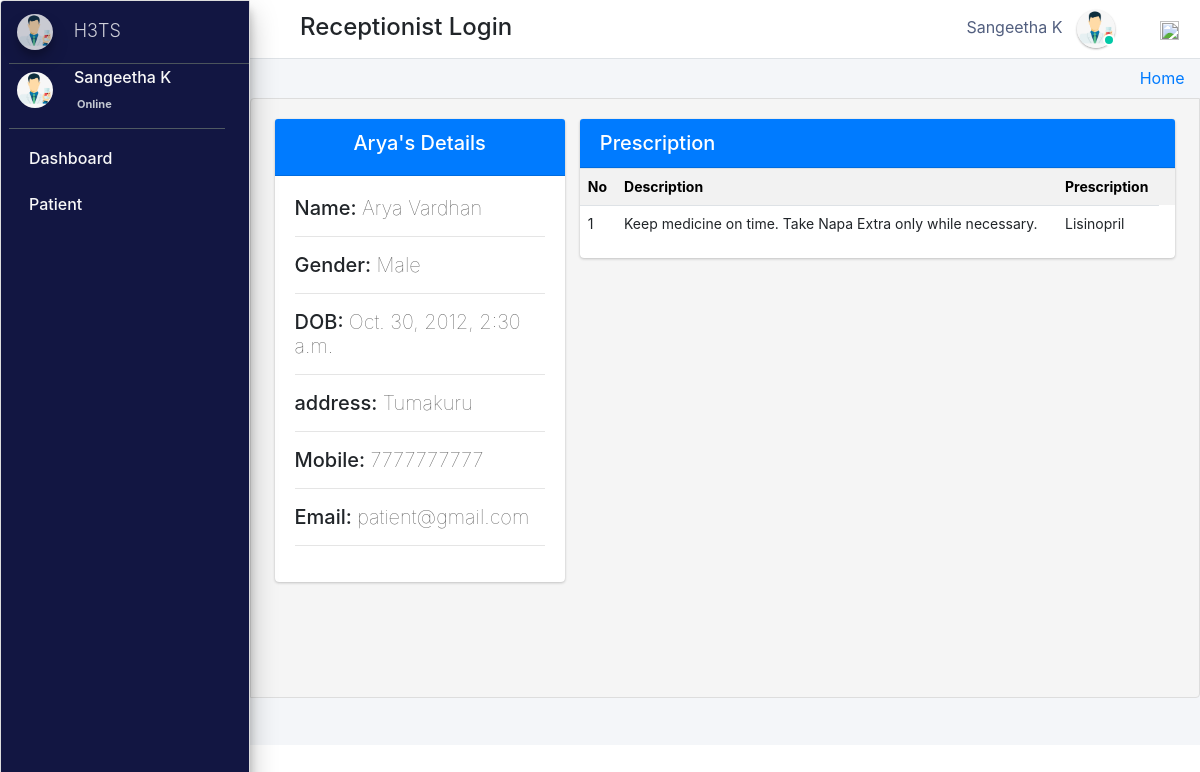
/receptionist/patient_personalRecords/8/ (signed in), run on an earlier commit of the app's database.
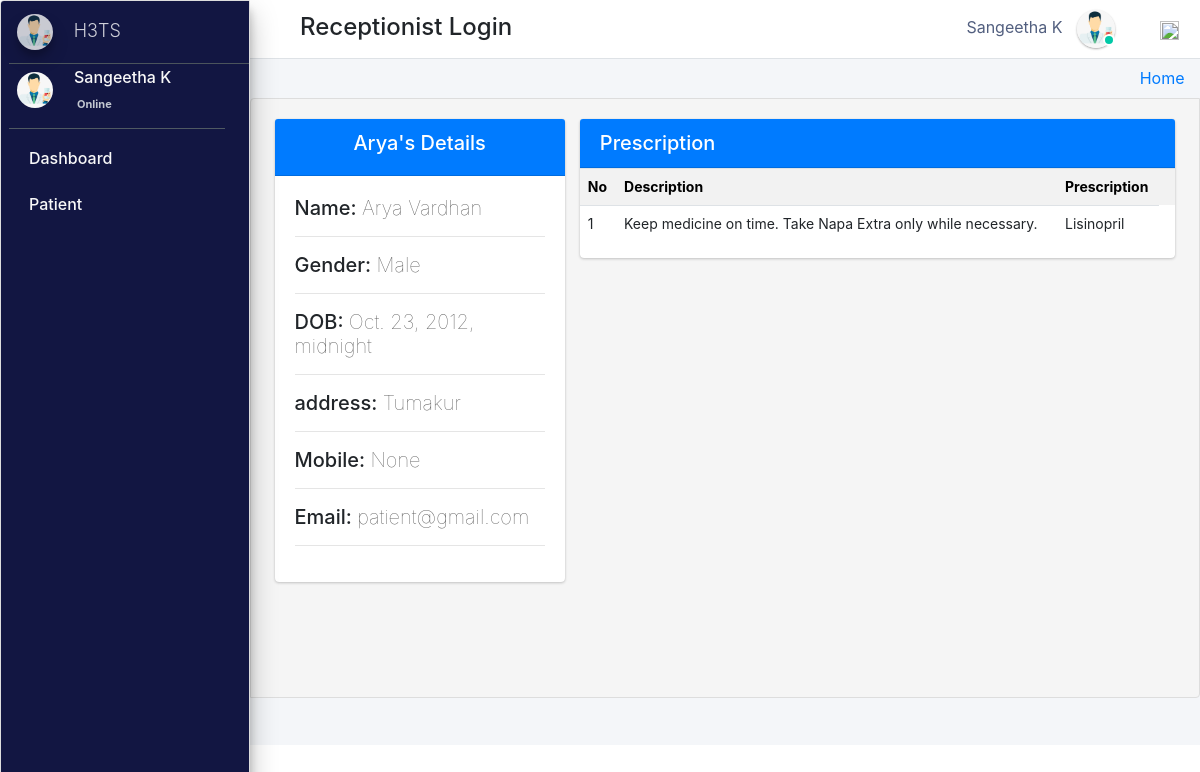
And on a later commit of the database.
### pharmacy/models.py (models this page shows, shortened)
class CustomUser(AbstractUser):
    user_type_data = ((1, "AdminHOD"), (2, "Pharmacist"), (3, "Doctor"), (4, "PharmacyClerk"),(5, "Patients"))
    user_type = models.CharField(default=1, choices=user_type_data, max_length=10)

class PharmacyClerk(models.Model):
    gender_category=(
        ('Male','Male'),
        ('Female','Female'),
    )
    admin = models.OneToOneField(CustomUser,null=True, on_delete = models.CASCADE)
    emp_no=models.CharField(max_length=100,null=True,blank=True)
    gender=models.CharField(max_length=100,null=True,choices=gender_category)
    mobile=models.CharField(max_length=10,null=True,blank=True)
    address=models.CharField(max_length=300,null=True,blank=True)
    profile_pic=models.ImageField(default="images2.png",null=True,blank=True)
    age= models.IntegerField(default='0', blank=True, null=True)
    created_at = models.DateTimeField(auto_now_add=True)
    updated_at = models.DateTimeField(auto_now=True)
    objects = models.Manager()

class Patients(models.Model):
    gender_category=(
        ('Male','Male'),
        ('Female','Female'),
    )
    admin = models.OneToOneField(CustomUser,null=True, on_delete = models.CASCADE)
    reg_no=models.CharField(max_length=30,null=True,blank=True,unique=True)
    gender=models.CharField(max_length=100,null=True,blank=True,choices=gender_category)
    first_name=models.CharField(max_length=20,null=True,blank=True)
    last_name=models.CharField(max_length=20,null=True,blank=True)
    dob=models.DateTimeField(auto_now_add= False, auto_now=False,null=True,blank=True)
    phone_number=models.CharField(max_length=10,null=True,blank=True)
    profile_pic=models.ImageField(default="patient.jpg",null=True,blank=True)
    age= models.IntegerField(default='0', blank=True, null=True)
    address=models.CharField(max_length=300,null=True,blank=True)
    date_admitted=models.DateTimeField(auto_now_add=True, auto_now=False)
    last_updated = models.DateTimeField(auto_now_add=False, auto_now=True)

class Prescription(models.Model):
    patient_id = models.ForeignKey(Patients,null=True, on_delete=models.SET_NULL)
    description=models.TextField(null=True)
    prescribe=models.CharField(max_length=100,null=True)
    date_precribed=models.DateTimeField(auto_now_add=True, auto_now=False)

### pharmacy/clerkViews.py (the view)
# urls.py: path('receptionist/patient_personalRecords/<str:pk>/',clerkViews.patient_personalRecords,name='patient_record_clerk'),
@login_required
def patient_personalRecords(request,pk):
    patient=Patients.objects.get(id=pk)
    prescrip=patient.prescription_set.all()
    context={
        "patient":patient,
        "prescription":prescrip
    }
    return render(request,'clerk_templates/patient_personalRecords.html',context)

### pharmacy/templates/clerk_templates/patient_personalRecords.html (shortened to what this page needs)
{% extends 'clerk_templates/base_template.html'%} {% block main_content %}
<section class="content">
    <div class="row  m-2">
        <div class="col-md-4">
            <div class="card card-primary ">
                <div class="card-header">
                    <h5 class=" text-center text-white">
                        {{patient.admin.first_name}}'s Details</h5>
                </div>
                <div class="card-body doc">
                    <h5> Name: <span>{{patient.admin.first_name}} {{patient.admin.last_name}}</span> </h5>
                    <hr>
                    <h5> Gender: <span>{{patient.gender}}</span> </h5>
                    <hr>
                    <h5> DOB: <span>{{patient.dob}}</span> </h5>
                    <hr>
                    <h5> address: <span>{{patient.address}}</span> </h5>
                    <hr>
                    <h5> Mobile: <span>{{patient.phone_number}}</span> </h5>
                    <hr>
                    <h5> Email: <span>{{patient.admin.email}}</span> </h5>
                    <hr>
                </div>
            </div>
        </div>
        <div class="col-md-8">
            <div class="card card-primary doc">
                <div class="card-header">
                    <h5>Prescription
                    </h5>
                </div>
                <table class="table">
                    <tr>
                        <th>No</th>
                        <th>Description</th>
                        <th>Prescription</th>
                        <th></th>
                    </tr>
                    {% for prescription in prescription %}
                    <tr>
                        <td>{{forloop.counter}}</td>
                        <td>{{prescription.description}}</td>
                        <td>{{prescription.prescribe}}</td>
                    </tr>
                    {%endfor%}
                </table>
            </div>
        </div>
    </div>
</section>
{% endblock %}

### pharmacy/templates/clerk_templates/base_template.html (shortened to what this page needs)
{% extends 'base_file.html' %} {% block htm %}
<body class="hold-transition sidebar-mini layout-fixed">
    <div class="wrapper">
        <nav class="main-header navbar navbar-expand navbar-white navbar-light">
            <ul class="navbar-nav">
                <li class="nav-item">
                    <a class="nav-link" data-widget="pushmenu" href="#" role="button"></a>
                </li>
            </ul>
            <h4 style="margin-left: 10px; margin-top: 5px;">Receptionist Login</h4>
            <ul class="navbar-nav ml-auto">
                <li class="mx-3">
                    <a href="#" class="sm-submenu-with-image a">
                        <span>{{user.first_name}}  {{user.last_name}}</span>
                        <img src="{{request.user.pharmacyclerk.profile_pic.url}}" class="img-circle elevation-1" width="38" height="38" alt="">
                        <span class="avatar-status avatar-sm-status avatar-status-success"></span>
                    </a>
                </li>
                <li class="nav-item dropdown ml-3 low">
                    <a href="#" class="btn btn-outlined btn-black text-muted bg-transparent " data-toggle="dropdown" aria-expanded="false" data-wow-delay="0.7s"><img src="https://img.icons8.com/ios/50/000000/settings.png" width="19" height="19">
                    </a>
                </li>
            </ul>
        </nav>
        {% include 'clerk_templates/sidebar.html'%}
        <div class="content-wrapper">
            <div class="content-header">
                <div class="container-fluid">
                    <div class="row ">
                        <div class="col-sm-6">
                        </div>
                        <div class="col-sm-6">
                            <ol class="breadcrumb float-sm-right">
                                <li class="breadcrumb-item"><a href="">Home</a></li>
                            </ol>
                        </div>
                    </div>
                </div>
            </div>
            {% block main_content %} {% endblock main_content %}
        </div>
    </div>
    {% endblock htm %}

### pharm/pharmacy/templates/base_file.html (shortened to what this page needs)
{% load static %}
<!DOCTYPE html>
<html lang="en">
<head>
    <link rel="stylesheet" href="{% static 'css/bootstrap.min.css'%}">
    <link rel="stylesheet" href="{% static 'css/main.css'%}">
    <link rel="stylesheet" href="{% static 'css/profile.css'%}">
    <link rel="stylesheet" href="{% static " fontawesome-free/css/all.min.css " %}">
    <link rel="stylesheet" href="https://code.ionicframework.com/ionicons/2.0.1/css/ionicons.min.css">
    <link rel="stylesheet" href="{% static 'dist/css/adminlte.css'  %}">
    <link rel="stylesheet" href="{% static 'pace-progress/themes/black/pace-theme-flat-top.css' %}">
    <link rel="stylesheet" href="{% static 'datatables-bs4/css/dataTables.bootstrap4.min.css'%}">
    <link rel="stylesheet" href="{% static 'datatables-responsive/css/responsive.bootstrap4.min.css'%}">
    <link rel="stylesheet" href="{% static 'datatables-buttons/css/buttons.bootstrap4.min.css'%}">
    <link rel="stylesheet" href="{% static 'css/select2.css' %}">
    <link href="{% static 'jquery-ui2/jquery-ui.min.css' %}" rel="stylesheet">
    <link href="{% static 'jquery-ui2/jquery-ui.structure.min.css' %}" rel="stylesheet">
    <link href="{% static 'jquery-ui2/jquery-ui.theme.min.css' %}" rel="stylesheet">
</head>
{% block htm %} {% endblock htm%}
</body>
</html>

### pharmacy/templates/clerk_templates/sidebar.html (shortened to what this page needs)
<aside class="main-sidebar sidebar-dark-primary elevation-4">
    <a href="" class="brand-link ml-2">
        <img src="{{request.user.pharmacyclerk.profile_pic.url}}" alt="" width="36" height="36" class=" img-circle elevation-3" style="opacity: .8">
        <span class="brand-text font-weight-light mt-1 ml-3 mmust">H3TS</span>
    </a>
    <div class="sidebar">
        <div class="user-panel mr-3">
            <div class="pull-left image ml-2">
                <img src="{{request.user.pharmacyclerk.profile_pic.url}}" class="img-circle mt-2" width="36" height="36" alt="User Image">
            </div>
            <div class="pull-left info">
                <p>{{user.first_name}} {{user.last_name}}</p>
                <a href="#"> Online</a>
            </div>
        </div>
        <nav class="mt-2">
            <ul class="nav nav-pills nav-sidebar flex-column" data-widget="treeview" role="menu" data-accordion="false">
                <li class="nav-item">
                    <a href="{% url  'clerk_home' %}" class="nav-link">
                        <p>
                            Dashboard
                        </p>
                    </a>
                </li>
                <li class="nav-item">
                    <a href="#" class="nav-link">
                        <p>
                            Patient
                        </p>
                    </a>
                </li>
            </ul>
        </nav>
    </div>
</aside>

### static/css/main.css (style rules this page uses)
html { font-family: sans-serif; line-height: 1.15; -webkit-text-size-adjust: 100%; -webkit-tap-highlight-color: transparent; }
body { overflow-y: hidden; overflow-x: hidden; font-family: -apple-system, BlinkMacSystemFont, "Segoe UI", Roboto, "Helvetica Neue", Arial, "Noto Sans", sans-serif, "Apple Color Emoji", "Segoe UI Emoji", "Segoe UI Symbol", "Noto Color Emoji" !important; }
th { color: rgb(0, 0, 0); font-size: 14px !important; }
.doc span { color: #555 !important; font-weight: 100 !important; }
.doc h5 { margin: 0 !important; }
.content { background-color: #f5f5f5; border: 1px solid #dddddd; border-radius: 4px 0px 4px 0px; left: -1px; padding: 10px 7px 5px; }
.main-sidebar { background: #ffffff; border: 1px solid #dddddd; border-radius: 4px 0px 4px 0px; font-weight: bold; }
.content { height: 75vh; overflow-y: scroll; overflow-x: hidden; }
.content .row { margin-top: 20px !important; }
.main-sidebar { background-color: #121642 !important; color: white !important; }
.main-sidebar p { color: #f8f8f8 !important; font-weight: 500 !important }
td { font-size: 14px !important; }
.avatar-status { position: absolute; bottom: 12px; right: 75.4px; display: -ms-inline-flexbox; display: inline-flex; -ms-flex-negative: 0; flex-shrink: 0; -ms-flex-pack: center; justify-content: center; -ms-flex-align: center; align-items: center; white-space: nowrap; text-align: center; vertical-align: baseline; font-weight: 600; border: .125rem solid #fff; width: 12px; height: 12px; line-height: 1; font-size: .71094rem; border-radius: 50%; }
.avatar-status-success { color: #fff; background-color: #00c9a7; }
.table>tbody>tr>td, .table>tbody>tr>th, .table>tfoot>tr>td, .table>tfoot>tr>th, .table>thead>tr>td, .table>thead>tr>th { padding: 8px; line-height: 1.42857143; vertical-align: top; }
.pull-left { float: left; }
.pull-left { float: left!important; }
.user-panel>.info { padding: 5px 5px 5px 15px; line-height: 1; position: absolute; left: 55px; }
.user-panel>.info>p { font-weight: 600; margin-bottom: 9px; }
p { margin: 0 0 10px; }
.user-panel { padding-bottom: 20px; }
.user-panel:after { clear: both; }
.user-panel:before, .user-panel:after { content: " "; display: table; }
.user-panel>.info>a { text-decoration: none; padding-right: 5px; margin-top: 3px; font-size: 11px; overflow: hidden; white-space: nowrap; }
.mmust { overflow: hidden; white-space: nowrap; font-size: 18px; }
.table { background: white !important; }
.container-fluid { width: 100%; padding-right: 15px; padding-left: 15px; margin-right: auto; margin-left: auto; }
.row { display: flex; flex-wrap: wrap; margin-right: -15px; margin-left: -15px; }
.table tbody tr:nth-of-type(odd) { background-color: rgba(0, 0, 0, .05) !important; }
.table tbody tr:nth-of-type(odd) { background-color: rgba(197, 197, 197, 0.05) !important; }
.img-circle { border-radius: 50%; }
.content-wrapper .content-header { padding: 5px 0.5rem !important; }

### static/css/profile.css (style rules this page uses)
li { list-style-type: none ! }
.navbar-nav span { color: #525f7f !important; margin-right: 10px !important; }
body { font-family: 'Rubik', sans-serif; height: 100% !important; }
.table tbody tr:nth-of-type(odd) { background-color: rgba(0, 0, 0, .05) !important; }

What changed in the data, as far as the page shows it:
changed Patients "Male": dob "Oct. 30, 2012, 2:30 a.m." → "Oct. 23, 2012, midnight"; address "Tumakuru" → "Tumakur"; phone_number "7777777777" → "None"
